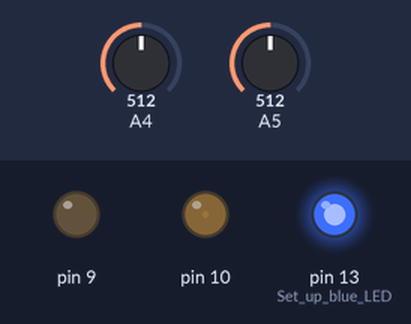
Bench run of a sketch on a simulated Arduino Uno, built with avr-gcc and run on an emulated ATmega328P. On the bench: output pins drawn as LEDs (lit = HIGH). The test bench sets the inputs (shaded band); at power-on: A4 = 512, A5 = 512.

Above: at 6.1 s.
At 13.0 s:
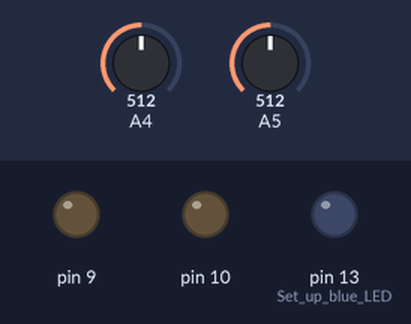
Timing chart, 0 to 14.5 s (numbered marks = the images above):
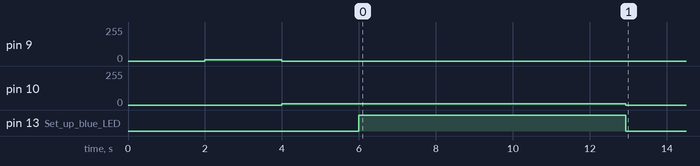

Measured:
- by itself, pin 10: 9/255 → 0/255 at 12.9 s

The sketch:

AAT-Output-to-Meter-4digit.ino
```cpp
/******************************************************************************
High-precision four-digit analog output (+-180.0 mV) from an NVE AAT003
angle sensor with an Arduino board (no other components required).
Calibration for sensitivity and offset.
Sensor SIN output on pin 4; COS on pin 5;
+analog output on pin 10; -out on 9.                              Rev. 6/15/16
******************************************************************************/
#include <PWM.h> //Library routine for 16-bit (high-resolution) PWM

//AAT signals
int AATcos;
int AATsin;

//Define sensor min and max outputs (values determined in calibration routine)
int AATcosmin=1023;
int AATcosmax=0;
int AATsinmin=1023;
int AATsinmax=0;

float angle; //Define indicated angle in radians

//Factors to scale meter to 180 mV full scale with a 5000 mV supply
int FSn = -2359;
int FSp = 2359;

float pi=3.14159;
int x; //Sample counter

void setup() {
  InitTimersSafe(); //Initiate PWM timer
  bool success = SetPinFrequencySafe(9, 1001); //Set PWM at 131 Hz (slow-ish, but maximizes resolution)
  success = SetPinFrequencySafe(10, 1001); //Set pin 10 PWM
  pinMode(13, OUTPUT); //Set up blue LED
  delay(2000); //Display neutral (zero) output for 2 sec. for verification
  pwmWriteHR(10,0); pwmWriteHR(9, -FSn); //Display fullscale negative (-180 deg.) for meter calibration
  delay(2000);
  pwmWriteHR(9,0); pwmWriteHR(10, FSp); //Display fullscale positive (+180 deg.) for meter calibration
  delay(2000);

//Calibrate by rotating several turns
  digitalWrite(13, HIGH); //Turn on blue LED to indicate calibration mode
  for(x=1; x<=32000; x++) //Sample for a few seconds
  {
    AATcos = analogRead(5); //Find sensor output minimums and maximums
    AATsin = analogRead(4);
    if (AATcos<AATcosmin) AATcosmin=AATcos;
    if (AATcos>AATcosmax) AATcosmax=AATcos;
    if (AATsin<AATsinmin) AATsinmin=AATsin;
    if (AATsin>AATsinmax) AATsinmax=AATsin;
  }
  digitalWrite(13, LOW); //Turn off blue LED to indicate calibration done
}

void loop() {
AATsin = 0;
AATcos = 0;
for(x=1; x<=16; x++) //Total 16 samples
  {
  AATcos = AATcos + 2*analogRead(5)-(AATcosmin+AATcosmax); //Read the sensor and subtract the offsets
  AATsin = AATsin + 2*analogRead(4)-(AATsinmin+AATsinmax);
  }
  angle = atan2(float(AATcos)/(AATcosmax-AATcosmin),float(AATsin)/(AATsinmax-AATsinmin)); //Calculate angle
  if(angle<0) {pwmWriteHR(10,0); pwmWriteHR(9,angle/pi*FSn);} //Scale output for 180 mV (1 mV/deg.)
  else {pwmWriteHR(9,0); pwmWriteHR(10,angle/pi*FSp);} //Output 9 for negative; 10 for positive
}
```
